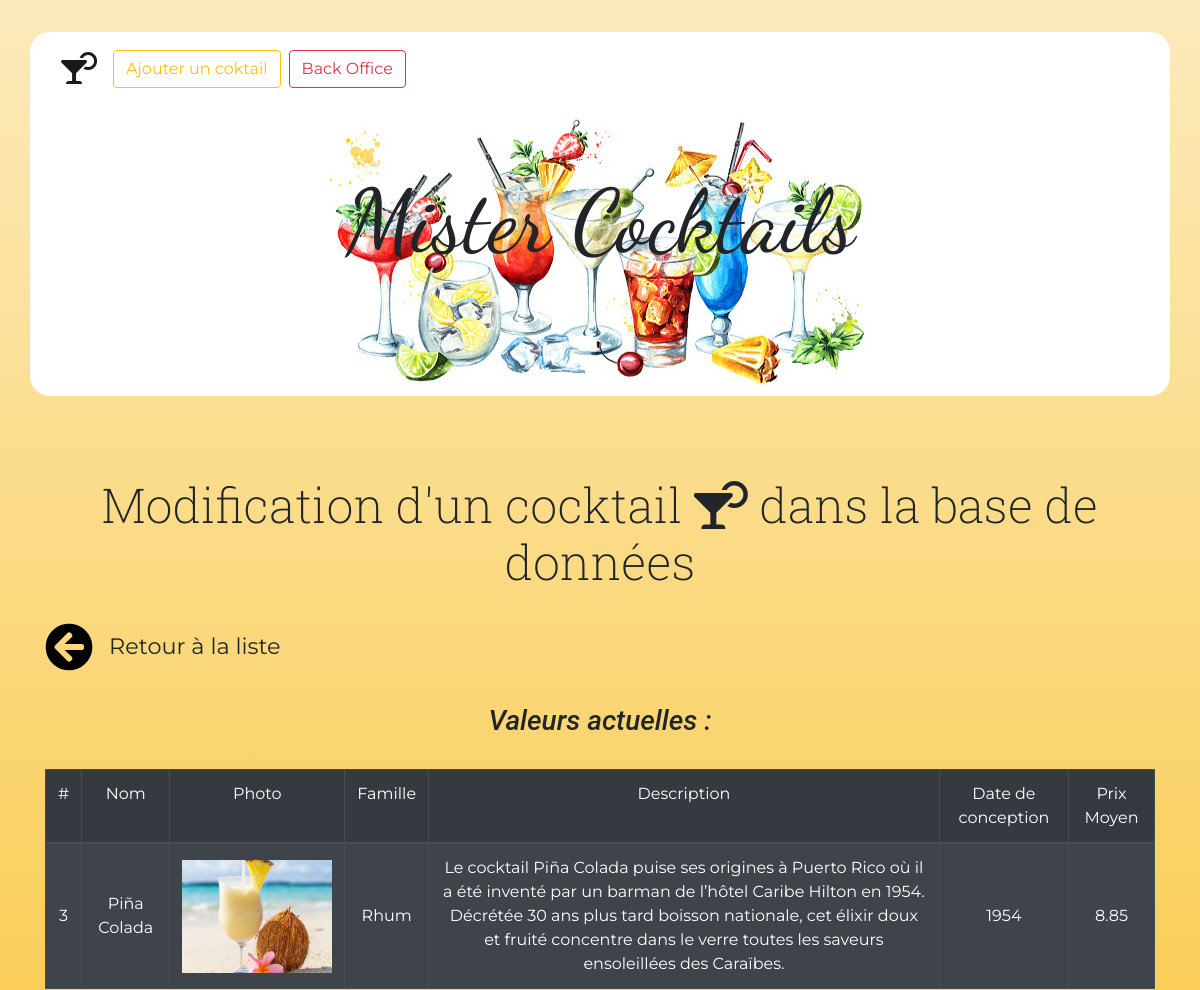
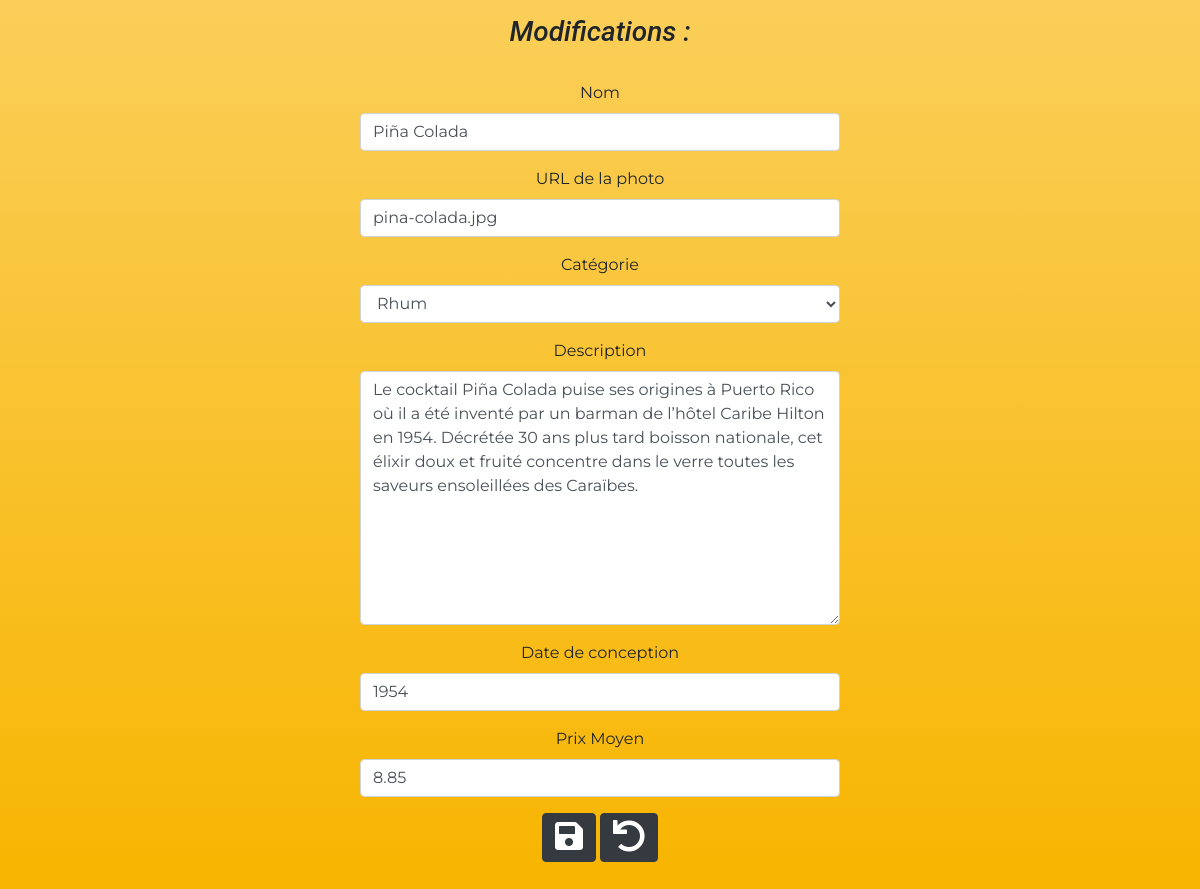
/editionCocktail.php?action=modifier&id=3, run on the app's committed database (2 pictures, top to bottom).
### tables this page shows
CREATE TABLE `Cocktail` (
  `id` int(11) NOT NULL,
  `nom` varchar(255) DEFAULT NULL,
  `description` text,
  `urlPhoto` varchar(255) DEFAULT NULL,
  `dateConception` date DEFAULT NULL,
  `prixMoyen` float DEFAULT NULL,
  `idFamille` int(11) DEFAULT NULL
);

CREATE TABLE `Famille` (
  `id` int(11) NOT NULL,
  `nomFamille` varchar(255) DEFAULT NULL
);

### editionCocktail.php (called while the page is built, shortened)
<?php
    require 'models/cocktail.php';
    $cocktailModif = detailCocktailsBO($_GET['id']);
    $listeDesCategories = listeDesCat();
    include 'templates/editionCocktail.phtml';
?>

### models/cocktail.php (called while the page is built, shortened)
<?php
    function listeDesCat() {
        $pdo = connectToDatabase();
        $query = $pdo->prepare("
            SELECT *
            FROM Famille
            ORDER BY nomFamille;
        ");
        $query->execute();
        return $query->fetchAll(PDO::FETCH_ASSOC);
    }
    function detailCocktailsBO($cocktail) {
        $pdo = connectToDatabase();
        $query = $pdo->prepare("
            SELECT
                Cocktail.id,
                nom,
                nomFamille,
                idFamille,
                description,
                YEAR(dateConception) AS anneeConception,
                prixMoyen,
                urlPhoto
            FROM Cocktail
            INNER JOIN Famille ON idFamille = Famille.id
            WHERE Cocktail.id = ?;
        ");
        $query->execute([ $cocktail ]);
        return $query->fetch(PDO::FETCH_ASSOC);
    }

### templates/editionCocktail.phtml (the view, shortened to what this page needs)
<!DOCTYPE html>
<html lang="fr">
<head>
    <link rel="stylesheet" href="https://cdnjs.cloudflare.com/ajax/libs/twitter-bootstrap/4.4.1/css/bootstrap.min.css">
    <link rel="stylesheet" href="https://cdnjs.cloudflare.com/ajax/libs/font-awesome/5.15.2/css/all.min.css" />
    <link rel="stylesheet" href="assets/css/cocktails.css">
</head>
<body>
    <header>
        <div class="container">
            <nav class="navbar navbar-expand-lg navbar-light bg-transparent">
                <a class="navbar-brand" href="index.php"><i class="fas fa-cocktail"></i></a>
                <div class="collapse navbar-collapse" id="navbarSupportedContent">
                    <?php include 'templates/inc/nav.phtml' ?>
                </div>
        </nav>
        <div class="header">
            <h1>Mister Cocktails</h1>
        </div>
    </div>
</header>
    <main>
        <div class="container">
            <h2>Modification d'un cocktail <i class="fas fa-cocktail"></i> dans la base de données</h2>
            <div class="retour">
                <a class="fleche" href="backOffice.php"><i class="fas fa-arrow-circle-left"></i></a>
                <span>Retour à la liste</span>
            </div>
            <h3>Valeurs actuelles :</h3>
            <table class="table table-striped table-bordered table-dark table-hover text-center">
                <thead class="thead-dark">
                    <tr>
                        <td>#</td>
                        <td>Nom</td>
                        <td>Photo</td>
                        <td>Famille</td>
                        <td>Description</td>
                        <td>Date de conception</td>
                        <td>Prix Moyen</td>
                    </tr>
                </thead>
                <tbody>
                    <tr>
                        <td class="align-middle"><?= $cocktailModif['id']?></td>
                        <td class="align-middle"><?= $cocktailModif['nom']?></td>
                        <td class="align-middle"><img src="assets/images/cocktails/<?= $cocktailModif['urlPhoto']?>" alt="" width="150px"></td>
                        <td class="align-middle"><?= $cocktailModif['nomFamille']?></td>
                        <td><?= $cocktailModif['description']?></td>
                        <td class="align-middle"><?= $cocktailModif['anneeConception']?></td>
                        <td class="align-middle"><?= $cocktailModif['prixMoyen']?></td>
                    </tr>
                </tbody>
            </table>
            <h3>Modifications :</h3>
            <form method="POST" class="formModif">
                <div class="form-group">
                    <label for="nom">Nom</label>
                    <input class="form-control" type="text" id="nom" name="nom" value="<?= $cocktailModif['nom']?>">
                </div>
                <div class="form-group">
                    <label for="photo">URL de la photo</label>
                    <input class="form-control" type="text" id="photo" name="photo" value="<?= $cocktailModif['urlPhoto']?>">
                </div>
                <div class="form-group">
                    <label for="idFamille">Catégorie</label>
                    <select class="form-control" name="idFamille" id="idFamille">
                        <?php foreach($listeDesCategories AS $soustableau) { ?>
                            <option value="<?=$soustableau['id']?>" <?php if($cocktailModif['idFamille']==$soustableau['id']){echo 'selected';}?>>
                                <?=$soustableau['nomFamille']?>
                            </option>
                        <?php } ?>
                    </select>
                </div>
                <div class="form-group">
                    <label for="desc">Description</label>
                    <textarea class="form-control" name="desc" id="desc" cols="20" rows="10"><?= $cocktailModif['description']?></textarea>
                </div>
                <div class="form-group">
                    <label for="date">Date de conception</label>
                    <input class="form-control" type="text" id="date" name="date" value="<?= $cocktailModif['anneeConception']?>">
                </div>
                <div class="form-group">
                    <label for="prix">Prix Moyen</label>
                    <input class="form-control" type="text" id="prix" name="prix" value="<?= $cocktailModif['prixMoyen']?>">
                </div>
                <div>
                    <button class="btn btn-dark" type="submit" name="ajouter"><i class="fas fa-save"></i></button>
                    <button type="reset" class="btn btn-dark" type="submit" name="annuler"><i class="fas fa-undo"></i></button>
                </div>
            </form>
        </div>
    </main>
</body>
</html>

### assets/css/cocktails.css (style rules this page uses)
* { box-sizing: border-box; }
header { margin-bottom:5rem; }
nav > a:first-child { font-size: 2rem; }
nav a { font-size: 1.3rem; }
header .container { background-color: white; border-radius: 20px; }
.header { background: url('../images/banners/banner-3.jpg'); background-size:auto; background-repeat: no-repeat; background-position: center; padding: 4rem 0rem 7rem 0rem; text-align: center; border-radius: 20px; max-width: 575px; margin: 0 auto; }
h1 { font-size: 5.5rem; font-family: 'Dancing Script', cursive; }
body { background: linear-gradient(to bottom, #fceabb, #f8b500); font-family: Montserrat, sans-serif; min-height: 100vh; padding: 2rem 0; }
main { display: flex; flex-wrap: wrap; justify-content: space-between; }
nav { width: 100%; margin: 0 auto; }
.formModif { width:40vw; min-width:400px; margin:0 auto; }
h2 { margin-bottom:2rem; font-size: 3rem; font-family: 'Roboto Slab', serif; font-weight: 200; text-align: center; }
h3 { text-align: center; margin-bottom:2rem; font-style: italic; font-family: roboto; }
.container div { text-align: center; }
button { padding: 1rem 5rem; }
button i { font-size: 2rem; }
i.fa-arrow-circle-left { color:black; font-size: 3rem; }
.retour { display:flex; justify-content: flex-start; align-items: center; margin-bottom:2rem; }
.retour span { font-size: 1.4rem; margin-left:1rem; }

### data on the page
cocktail: id "3", nom "Piña Colada", urlPhoto (picture), idFamille.nomFamille "Rhum", description "Le cocktail Piña Colada puise ses origines à Puerto Rico où il a été inventé par un barman de l’hôtel Caribe Hilton en 1954. Décrétée 30 ans plus tard boisson nationale, cet élixir doux et fruité concentre dans le verre toutes les saveurs ensoleillées des Caraïbes.", prixMoyen "8.85", photo "pina-colada.jpg", idFamille "Rhum", desc "Le cocktail Piña Colada puise ses origines à Puerto Rico où il a été inventé par un barman de l’hôtel Caribe Hilton en 1954. Décrétée 30 ans plus tard boisson nationale, cet élixir doux et fruité concentre dans le verre toutes les saveurs ensoleillées des Caraïbes.", prix "8.85"

### other printed values
$cocktailModif['anneeConception'] "1954"
